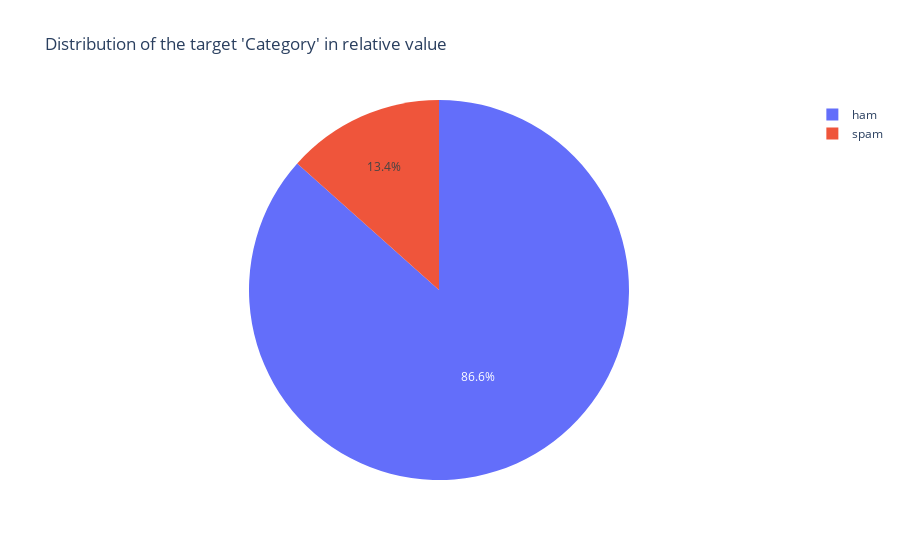

Here is the notebook cell this chart was saved with:
### Code cell
fig = px.pie(
    df_spam, 
    names = df_spam['Category'], 
    color = df_spam.Category, 
    title = "Distribution of the target 'Category' in relative value"
    )

fig.show()

### Figure 1 — Plotly figure (JSON) as saved in the notebook; plotly's stock layout.template omitted (floating-point values rounded to 4 significant figures; data arrays with more than 128 entries replaced by an {"elided": "..."} marker saying what was removed)
{"data": [{"customdata": {"elided": "5572x1 str values"}, "domain": {"x": [0, 1], "y": [0, 1]}, "hovertemplate": "Category=%{customdata[0]}<extra></extra>", "labels": {"elided": "5572 str values"}, "legendgroup": "", "marker": {"colors": {"elided": "5572 str values"}}, "name": "", "showlegend": true, "type": "pie"}], "layout": {"legend": {"tracegroupgap": 0}, "title": {"text": "Distribution of the target 'Category' in relative value"}}}
